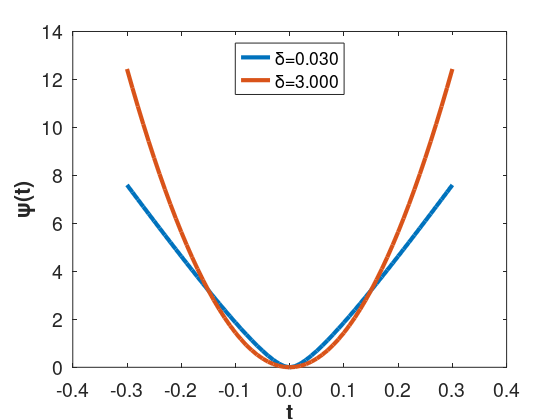
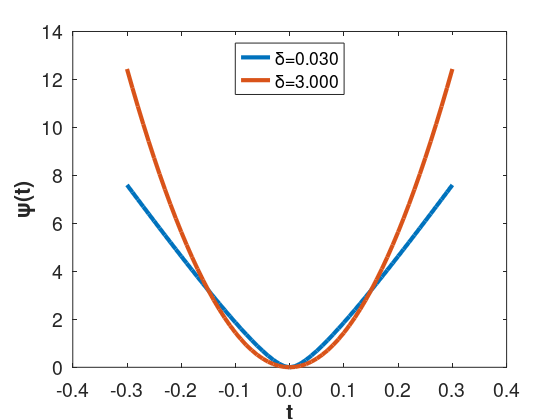
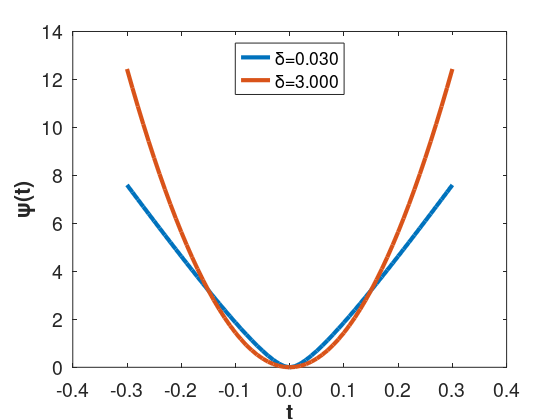
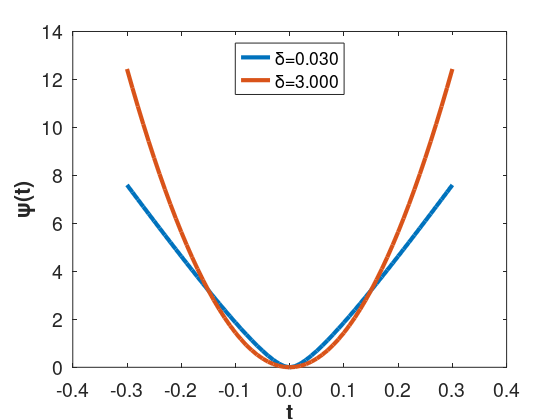

These figures' MATLAB source, in order:
%  *********************************************************************
%  Proyecto AR-PET. Comisión Nacional de Energía Atómica.
%  Autor: Martín Belzunce. UTN-FRBA.
%  Fecha de Creación: 24/02/2013
%  *********************************************************************
%
%  Grafico los priors.
clear all
close all
r = -256: 1 : 256; % Diferencia entre píxeles.
delta_Geman = 100;
delta_Herbert = 100;
delta_Green = 100;
%% Funciones de energía
h = figure;
plot(r,1/45.*r.^2./(1+(r./delta_Geman).^2), r, delta_Herbert.*log(1+(r./delta_Herbert).^2), ...
    r, delta_Green.*log(cosh(r./delta_Green)), 'LineWidth',3);
h2=legend('Geman-McClure', 'Hebert-Leahy', 'Green','Location','SouthEast');
set(h2, 'FontSize',16);
xlabel('r', 'FontSize',16);
ylabel('V(r)', 'FontSize',16);
set(h, 'Position', [100 100 800 600]);


%% LANGE
h = figure;
r = -0.3: 0.01 : 0.3; % Diferencia entre píxeles.
delta = [1e-1*max(abs(r)) 10*max(abs(r))];
[DELTA, R] = meshgrid(delta,r);
% Equalization factor:
scale_factor = (max(abs(r))./2./delta(1)-log(1+max(abs(r))./2./delta(1)))./(max(abs(r))./2./DELTA-log(1+max(abs(r))./2./DELTA));
lange = scale_factor.*(abs(R)./DELTA-log(1+abs(R)./DELTA));
plot(R,lange, 'LineWidth', 3);
for i = 1 : numel(delta)
    labels{i} = sprintf('\\delta=%.3f', delta(i));
end
hl = legend(labels, 'Location', 'North');
%title('Lange/Fair');
ylabel('\psi(t)', 'FontSize', 18, 'FontWeight', 'bold');
xlabel('t', 'FontSize', 18, 'FontWeight', 'bold');
%xlim([-0.6 0.6]);
set(hl, 'FontSize', 13);
ticklabels = get(gca, 'XtickLabel');
set(gca, 'XtickLabel', ticklabels, 'FontSize', 14);
ticks = get(gca, 'Xtick');
for i = 1 : numel(ticks)
    newTickLabels{i} = num2str(ticks(i), '%.1f');
end
set(gca, 'XtickLabel', newTickLabels, 'FontSize',14);
% Save for publication:
set(gcf,'PaperPositionMode','auto');    % Para que lo guarde en el tamaño modificado.
%set(gcf,'InvertHardcopy','off');    % Para que lo gu[198.6 397.4 795 1986 3974];arde en el tamaño modificado.
fullFilename = ['/home/mab15/workspace/KCL/Publications/svn/2017_mic/poster/Lange'];
saveas(gca, [fullFilename], 'png');
saveas(gca, [fullFilename], 'epsc');
saveas(gca, [fullFilename], 'tif');
saveas(gca, [fullFilename], 'bmp');


%% Derivada
h = figure;
scale_factor = (max(abs(R))/2./(max(abs(R))./2+delta(1)))./(max(abs(R))/2./(max(abs(R))./2+delta));
dlange = scale_factor.*(abs(R)./(abs(R)+DELTA));
plot(R,dlange, 'LineWidth', 2);
for i = 1 : numel(delta)
    labels{i} = sprintf('\\delta=%d', delta(i));
end
legend(labels, 'Location', 'NorthWest');
title('Lange/Fair');
ylabel('\psi(t)');
xlabel('t');

%%
h = figure;
delta = [1, 20:20:100, 100:50:300];
delta = 1 : 2 :20;
[DELTA, R] = meshgrid(delta,r);
huber = zeros(size(DELTA));
huber(DELTA>=abs(R)) = R(DELTA>=abs(R)).^2/2;
huber(DELTA<abs(R)) = DELTA(DELTA<abs(R)).*R(DELTA<abs(R))-DELTA(DELTA<abs(R)).^2/2;
plot(R,huber, 'LineWidth', 2);
for i = 1 : numel(delta)
    labels{i} = sprintf('\\delta=%d', delta(i));
end
legend(labels, 'Location', 'NorthWest');
ylabel('\psi(t)');
xlabel('t');

h = figure;
[DELTA, R] = meshgrid(delta,r);
dhuber = zeros(size(DELTA));
dhuber(DELTA>=R) = R(DELTA>=R);
dhuber(DELTA<R) = DELTA(DELTA<R);
plot(R,dhuber, 'LineWidth', 2);
for i = 1 : numel(delta)
    labels{i} = sprintf('\\delta=%d', delta(i));
end
legend(labels, 'Location', 'NorthWest');
ylabel('\psi(t)');
xlabel('t');